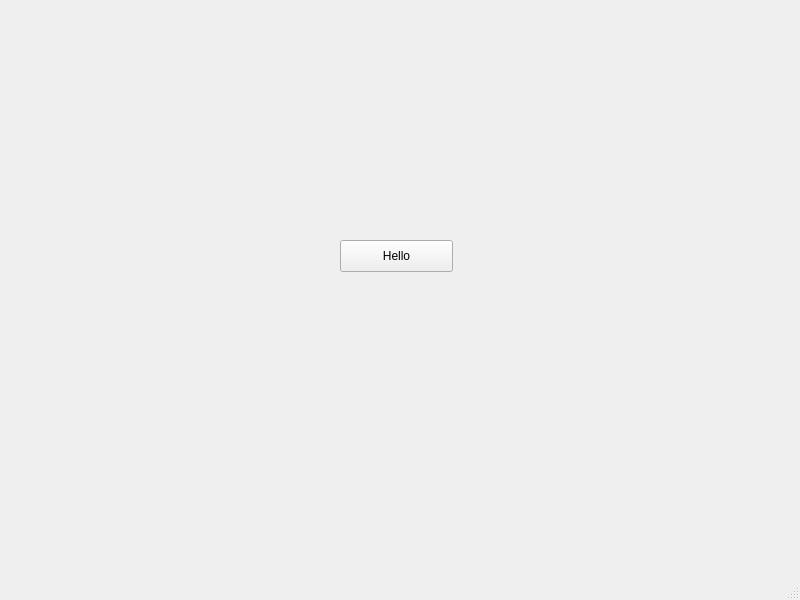
<?xml version="1.0" encoding="UTF-8"?>
<ui version="4.0">
 <class>MainWindow</class>
 <widget class="QMainWindow" name="MainWindow">
  <property name="geometry">
   <rect>
    <x>0</x>
    <y>0</y>
    <width>800</width>
    <height>600</height>
   </rect>
  </property>
  <property name="windowTitle">
   <string>MainWindow</string>
  </property>
  <widget class="QWidget" name="centralwidget">
   <widget class="QPushButton" name="pushButton">
    <property name="geometry">
     <rect>
      <x>340</x>
      <y>240</y>
      <width>113</width>
      <height>32</height>
     </rect>
    </property>
    <property name="text">
     <string>Hello</string>
    </property>
   </widget>
  </widget>
  <widget class="QMenuBar" name="menubar">
   <property name="geometry">
    <rect>
     <x>0</x>
     <y>0</y>
     <width>800</width>
     <height>24</height>
    </rect>
   </property>
  </widget>
  <widget class="QStatusBar" name="statusbar"/>
 </widget>
 <resources/>
 <connections/>
</ui>
